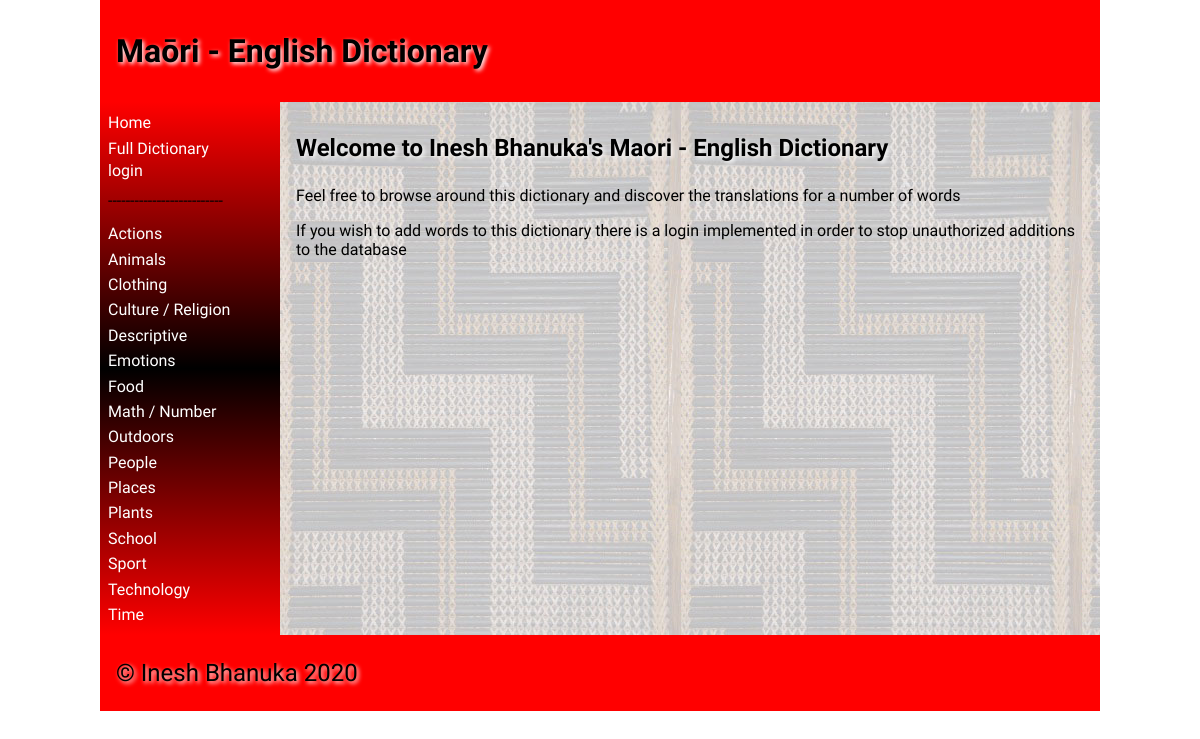
The page / on the database its author committed.
### tables this page shows
CREATE TABLE "category"
(
    id            integer
        primary key autoincrement,
    category_name varchar(30)
);

### app.py (the view)
@app.route('/')
def render_home():
    return render_template("home.html", category_list=render_category_list(), logged_in=is_logged_in())

### app.py (called while the page is built)
def create_connection(db_file):
    try:
        connection = sqlite3.connect(db_file)
        connection.execute('pragma foreign_keys=ON')
        return connection
    except Error as e:
        print(e)
    return None

def render_category_list():
    con = create_connection(DATABASE)
    cur = con.cursor()
    query = "SELECT * FROM category"
    cur.execute(query)
    category_list = cur.fetchall()
    con.close()
    return category_list

def is_logged_in():
    if session.get('email') is None:
        print("not logged in")
        return False
    else:
        print("logged in")
        return True

### templates/home.html (shortened to what this page needs)
{% extends 'base.html' %}
{% block main %}
<h2>Welcome to Inesh Bhanuka's Maori - English Dictionary</h2>
<p>Feel free to browse around this dictionary and discover the translations for a number of words</p>
<p>If you wish to add words to this dictionary there is a login implemented in order to stop unauthorized additions to the database</p>
{% endblock %}

### templates/base.html (shortened to what this page needs)
<!doctype html>
<html lang="en">
<head>
	<link href="{{ url_for('static', filename='css/style.css') }}" rel="stylesheet">
</head>
<body>
	<div id="container">
		<header>
			<h1>{% block heading %}Maōri - English Dictionary{% endblock %}</h1>
		</header>
		<nav>
			<ul>
                <li><a href="\">Home</a></li>
				<li><a href="\fulldict">Full Dictionary</a></li>
				{% if logged_in %}
					<a href="/addcategory">Add Category</a>
					<a href="/logout">Logout</a>
                {% else %}
                    <a href="/login">login</a>
                {% endif %}
				<li><p>--------------------------</p></li>
                {% for category in category_list %}
                    <li><a href="/category/{{ category[0] }}">{{ category[1] }}</a></li>
                {% endfor %}
			</ul>
		</nav>
		<main>
            {% block main %}{% endblock %}
        </main>
		<footer>
			<p>
				&copy; Inesh Bhanuka 2020
			</p>
		</footer>
	</div>
</body>
</html>

### static/css/style.css (style rules this page uses)
* { font-family: Comfortaa, sans-serif; margin: 0; padding: 0; box-sizing: border-box; }
#container { display: grid; grid-template-columns: 75px auto; grid-template-areas: 'nav header' 'main main' 'footer footer'; }
header { grid-area: header; background-color: #f00; padding: 1rem; }
nav { grid-area: nav; }
main { grid-area: main; padding: 1rem; background-color: #edd; }
h1, h2, h3, h4 { padding: 1rem 0; font-family: 'Suez One', serif; color: #000; text-shadow: 2px 2px 4px #fff; }
p { padding: 0.5rem 0; }
a { color: #222; }
footer { grid-area: footer; padding: 1rem; background-color: #f00; }
footer p { color: #000; text-shadow: 2px 2px 4px #fff; font-size: 1.5rem; }
@media only screen and (min-width: 768px) { #container { grid-template-columns: 180px auto; grid-template-areas: 'header header' 'nav main' 'footer footer'; } }
@media only screen and (min-width: 768px) { nav { background: linear-gradient(180deg, rgba(255,0,0,1) 0%, rgba(0, 0, 0, 1) 50%, rgba(255,0,0,1) 100%); padding: 0.5rem; } }
@media only screen and (min-width: 768px) { nav ul { list-style: none; } }
@media only screen and (min-width: 768px) { nav li { padding: 0.2rem 0; } }
@media only screen and (min-width: 768px) { nav a { color: #fff; text-decoration: none; } }
@media only screen and (min-width: 768px) { main { background-image: url('../images/poutama.jpg'); } }
@media only screen and (min-width: 1000px) { #container { width: 1000px; margin: auto; } }

### rows shown on the page
category: category_name "Actions"
category: category_name "Animals"
category: category_name "Clothing"
category: category_name "Culture / Religion"
category: category_name "Descriptive"
category: category_name "Emotions"
category: category_name "Food"
category: category_name "Math / Number"
category: category_name "Outdoors"
category: category_name "People"
category: category_name "Places"
category: category_name "Plants"
category: category_name "School"
category: category_name "Sport"
category: category_name "Technology"
category: category_name "Time"
